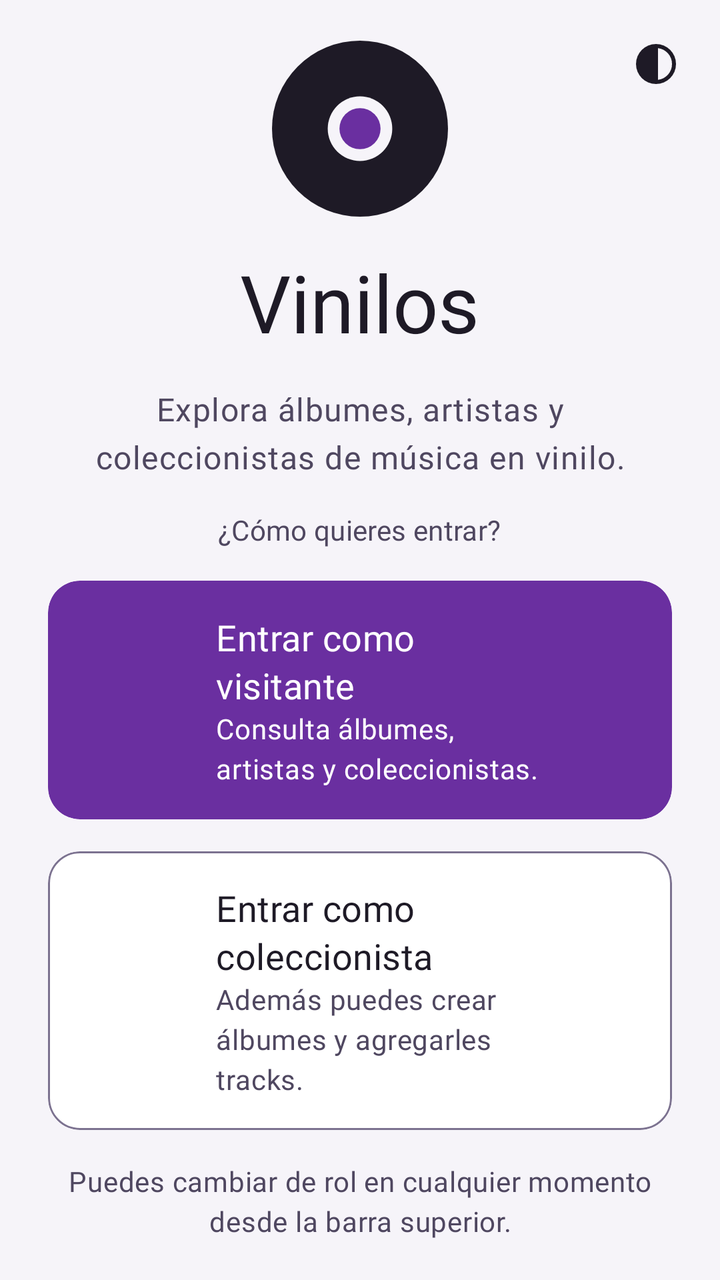
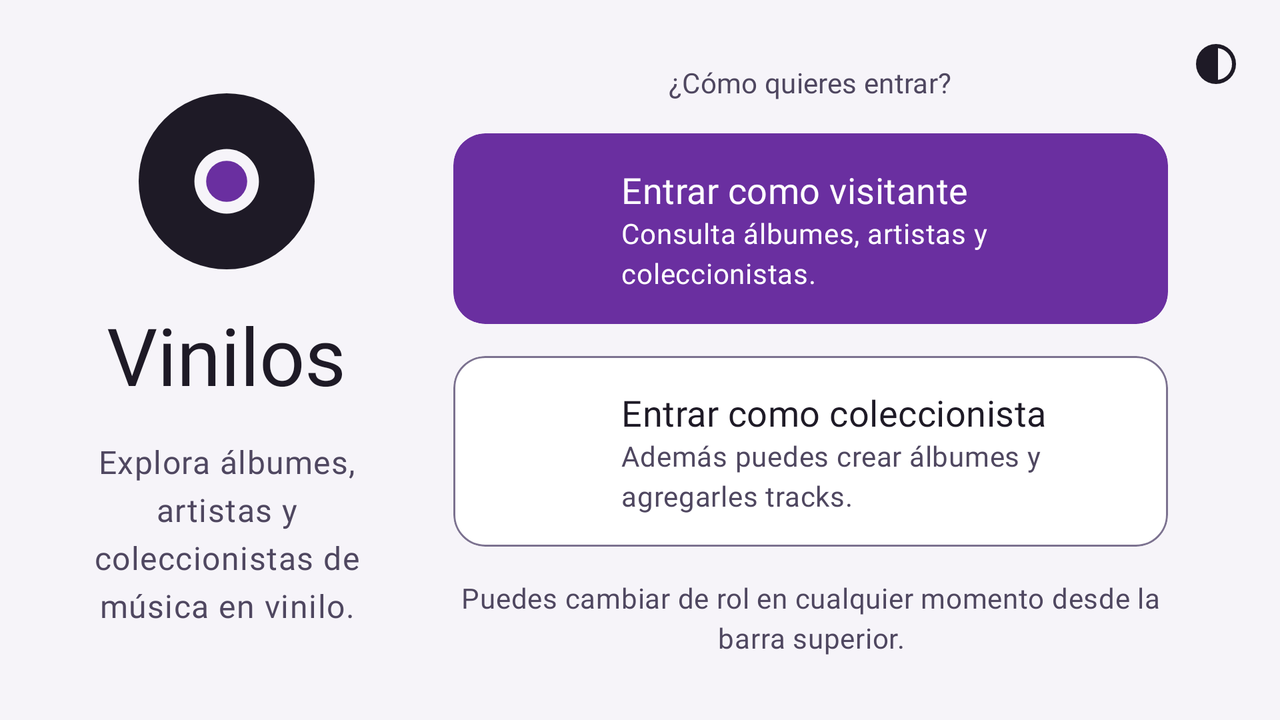

One screen, two layout resources from the same app: the default and the repository's alternative for another configuration. Each is rendered where Android would select it; the XML of both is given below.
<!-- AndroidManifest.xml: application theme Theme.Vinilos -->
<!-- res/layout/fragment_role_select.xml -->
<?xml version="1.0" encoding="utf-8"?>
<ScrollView xmlns:android="http://schemas.android.com/apk/res/android"
    xmlns:app="http://schemas.android.com/apk/res-auto"
    android:layout_width="match_parent"
    android:layout_height="match_parent"
    android:fillViewport="true">

    <androidx.constraintlayout.widget.ConstraintLayout
        android:layout_width="match_parent"
        android:layout_height="wrap_content">

        <LinearLayout
            android:layout_width="0dp"
            android:layout_height="wrap_content"
            android:orientation="vertical"
            android:paddingHorizontal="24dp"
            android:paddingVertical="@dimen/role_select_padding_vertical"
            app:layout_constraintBottom_toBottomOf="parent"
            app:layout_constraintEnd_toEndOf="parent"
            app:layout_constraintStart_toStartOf="parent"
            app:layout_constraintTop_toTopOf="parent"
            app:layout_constraintWidth_max="528dp">

            <include layout="@layout/view_role_brand" />

            <include
                android:id="@+id/actions"
                layout="@layout/view_role_actions"
                android:layout_width="match_parent"
                android:layout_height="wrap_content"
                android:layout_marginTop="@dimen/role_select_block_gap" />
        </LinearLayout>

        <ImageButton
            android:id="@+id/themeModeButton"
            android:layout_width="48dp"
            android:layout_height="48dp"
            android:layout_margin="8dp"
            android:background="?attr/selectableItemBackgroundBorderless"
            android:contentDescription="@string/theme_mode_header"
            android:src="@drawable/ic_contrast"
            app:layout_constraintEnd_toEndOf="parent"
            app:layout_constraintTop_toTopOf="parent"
            app:tint="@color/md_on_surface" />
    </androidx.constraintlayout.widget.ConstraintLayout>
</ScrollView>
<!-- res/layout/view_role_brand.xml (included above) -->
<?xml version="1.0" encoding="utf-8"?>
<LinearLayout xmlns:android="http://schemas.android.com/apk/res/android"
    android:layout_width="match_parent"
    android:layout_height="wrap_content"
    android:gravity="center_horizontal"
    android:orientation="vertical">

    <ImageView
        android:layout_width="@dimen/role_select_logo"
        android:layout_height="@dimen/role_select_logo"
        android:contentDescription="@string/cd_logo"
        android:src="@drawable/ic_vinilos_logo" />

    <TextView
        android:layout_width="wrap_content"
        android:layout_height="wrap_content"
        android:layout_marginTop="16dp"
        android:text="@string/app_name"
        android:textAppearance="?attr/textAppearanceDisplaySmall" />

    <TextView
        android:layout_width="wrap_content"
        android:layout_height="wrap_content"
        android:layout_marginTop="16dp"
        android:gravity="center"
        android:maxWidth="300dp"
        android:text="@string/role_select_tagline"
        android:textAppearance="?attr/textAppearanceBodyLarge"
        android:textColor="@color/md_on_surface_variant" />
</LinearLayout>
<!-- res/layout/view_role_actions.xml (included above) -->
<?xml version="1.0" encoding="utf-8"?>
<LinearLayout xmlns:android="http://schemas.android.com/apk/res/android"
    xmlns:app="http://schemas.android.com/apk/res-auto"
    android:layout_width="match_parent"
    android:layout_height="wrap_content"
    android:gravity="center_horizontal"
    android:orientation="vertical">

    <TextView
        android:layout_width="wrap_content"
        android:layout_height="wrap_content"
        android:gravity="center"
        android:text="@string/role_select_question"
        android:textAppearance="?attr/textAppearanceLabelLarge"
        android:textColor="@color/md_on_surface_variant" />

    <com.google.android.material.card.MaterialCardView
        android:id="@+id/visitorButton"
        style="@style/Widget.Vinilos.RoleButton"
        app:cardBackgroundColor="@color/md_primary"
        app:strokeWidth="0dp">

        <LinearLayout style="@style/Widget.Vinilos.RoleButton.Content">

            <ImageView
                style="@style/Widget.Vinilos.RoleButton.Icon"
                android:background="@drawable/bg_circle_white_18"
                android:importantForAccessibility="no"
                android:src="@drawable/ic_person"
                app:tint="@color/md_on_primary" />

            <LinearLayout style="@style/Widget.Vinilos.RoleButton.Texts">

                <TextView
                    android:layout_width="wrap_content"
                    android:layout_height="wrap_content"
                    android:text="@string/role_visitor_enter"
                    android:textAppearance="?attr/textAppearanceTitleMedium"
                    android:textColor="@color/md_on_primary" />

                <TextView
                    android:layout_width="wrap_content"
                    android:layout_height="wrap_content"
                    android:text="@string/role_visitor_enter_desc"
                    android:textAppearance="?attr/textAppearanceBodyMedium"
                    android:textColor="@color/md_on_primary" />
            </LinearLayout>

            <ImageView
                style="@style/Widget.Vinilos.RoleButton.Chevron"
                android:importantForAccessibility="no"
                app:tint="@color/md_on_primary" />
        </LinearLayout>
    </com.google.android.material.card.MaterialCardView>

    <com.google.android.material.card.MaterialCardView
        android:id="@+id/collectorButton"
        style="@style/Widget.Vinilos.RoleButton"
        app:cardBackgroundColor="@color/md_surface_container_lowest"
        app:strokeColor="@color/md_outline"
        app:strokeWidth="1dp">

        <LinearLayout style="@style/Widget.Vinilos.RoleButton.Content">

            <ImageView
                style="@style/Widget.Vinilos.RoleButton.Icon"
                android:background="@drawable/bg_circle_primary_container"
                android:importantForAccessibility="no"
                android:src="@drawable/ic_album"
                app:tint="@color/md_on_primary_container" />

            <LinearLayout style="@style/Widget.Vinilos.RoleButton.Texts">

                <TextView
                    android:layout_width="wrap_content"
                    android:layout_height="wrap_content"
                    android:text="@string/role_collector_enter"
                    android:textAppearance="?attr/textAppearanceTitleMedium"
                    android:textColor="@color/md_on_surface" />

                <TextView
                    android:layout_width="wrap_content"
                    android:layout_height="wrap_content"
                    android:text="@string/role_collector_enter_desc"
                    android:textAppearance="?attr/textAppearanceBodyMedium"
                    android:textColor="@color/md_on_surface_variant" />
            </LinearLayout>

            <ImageView
                style="@style/Widget.Vinilos.RoleButton.Chevron"
                android:importantForAccessibility="no"
                app:tint="@color/md_on_surface" />
        </LinearLayout>
    </com.google.android.material.card.MaterialCardView>

    <TextView
        android:layout_width="wrap_content"
        android:layout_height="wrap_content"
        android:layout_marginTop="@dimen/role_select_block_gap"
        android:gravity="center"
        android:text="@string/role_select_footer"
        android:textAppearance="?attr/textAppearanceBodyMedium"
        android:textColor="@color/md_on_surface_variant" />
</LinearLayout>
<!-- resources referenced by this layout -->
<resources>
  <color name="md_on_primary">#FFFFFF</color>
  <color name="md_on_primary_container">#2E0A52</color>
  <color name="md_on_surface">#1E1A26</color>
  <color name="md_on_surface_variant">#4F4760</color>
  <color name="md_outline">#7C7290</color>
  <color name="md_primary">#6A2FA0</color>
  <color name="md_surface_container_lowest">#FFFFFF</color>
  <dimen name="role_select_block_gap">16dp</dimen>
  <dimen name="role_select_logo">88dp</dimen>
  <dimen name="role_select_padding_vertical">8dp</dimen>
  <string name="app_name">Vinilos</string>
  <string name="cd_logo">Logotipo de Vinilos: un disco de vinilo</string>
  <string name="role_collector_enter">Entrar como coleccionista</string>
  <string name="role_collector_enter_desc">Además puedes crear álbumes y agregarles tracks.</string>
  <string name="role_select_footer">Puedes cambiar de rol en cualquier momento desde la barra superior.</string>
  <string name="role_select_question">¿Cómo quieres entrar?</string>
  <string name="role_select_tagline">Explora álbumes, artistas y coleccionistas de música en vinilo.</string>
  <string name="role_visitor_enter">Entrar como visitante</string>
  <string name="role_visitor_enter_desc">Consulta álbumes, artistas y coleccionistas.</string>
  <string name="theme_mode_header">Tema</string>
  <style name="Widget.Vinilos.RoleButton.Chevron" parent="">
          <item name="android:layout_width">24dp</item>
          <item name="android:layout_height">24dp</item>
          <item name="android:src">@drawable/ic_chevron_right</item>
      </style>
  <style name="Widget.Vinilos.RoleButton.Icon" parent="">
          <item name="android:layout_width">48dp</item>
          <item name="android:layout_height">48dp</item>
          <item name="android:padding">12dp</item>
      </style>
  <style name="Theme.Vinilos" parent="Base.Theme.Vinilos" />
  <color name="md_background">#F6F4F9</color>
  <color name="md_primary_container">#D5B9F5</color>
  <color name="md_inverse_primary">#CDA8FF</color>
  <color name="md_secondary">#625B71</color>
  <color name="md_on_secondary">#FFFFFF</color>
  <color name="md_secondary_container">#E8DEF8</color>
  <color name="md_on_secondary_container">#1D192B</color>
  <color name="md_tertiary">#C2410C</color>
  <color name="md_on_tertiary">#FFFFFF</color>
  <color name="md_on_background">#1E1A26</color>
  <color name="md_surface">#F6F4F9</color>
  <color name="md_surface_variant">#E4DDEE</color>
  <color name="md_surface_container">#ECE7F3</color>
  <color name="md_surface_container_high">#F7F3FC</color>
  <color name="md_outline_variant">#DED7E8</color>
  <color name="md_error">#B3261E</color>
  <color name="md_on_error">#FFFFFF</color>
  <color name="md_error_container">#F9DEDC</color>
  <color name="md_on_error_container">#410E0B</color>
  <color name="md_inverse_surface">#2A2335</color>
  <color name="md_inverse_on_surface">#F3EDFA</color>
  <style name="TextAppearance.Vinilos.TitleSmall" parent="TextAppearance.Material3.TitleSmall">
          <item name="android:fontFamily">@font/roboto_medium</item>
          <item name="fontFamily">@font/roboto_medium</item>
      </style>
  <style name="TextAppearance.Vinilos.BodySmall" parent="TextAppearance.Material3.BodySmall">
          <item name="android:fontFamily">@font/roboto_regular</item>
          <item name="fontFamily">@font/roboto_regular</item>
      </style>
  <style name="Widget.Vinilos.Snackbar" parent="Widget.Material3.Snackbar">
          <item name="android:layout_margin">16dp</item>
      </style>
  <style name="Widget.Vinilos.BottomNavigation.ActiveIndicator" parent="Widget.Material3.BottomNavigationView.ActiveIndicator">
          <item name="android:color">@color/md_primary_container</item>
      </style>
  <style name="TextAppearance.Vinilos.LabelMedium.Bold">
          <item name="android:fontFamily">@font/roboto_bold</item>
          <item name="fontFamily">@font/roboto_bold</item>
      </style>
  <!-- some entries are left out for length -->
</resources>
<!-- res/layout-land/fragment_role_select.xml (the repository's variant of the layout above) -->
<!-- drawn on the phone turned sideways -->
<?xml version="1.0" encoding="utf-8"?>
<ScrollView xmlns:android="http://schemas.android.com/apk/res/android"
    xmlns:app="http://schemas.android.com/apk/res-auto"
    android:layout_width="match_parent"
    android:layout_height="match_parent"
    android:fillViewport="true">

    <androidx.constraintlayout.widget.ConstraintLayout
        android:layout_width="match_parent"
        android:layout_height="wrap_content"
        android:paddingVertical="8dp">

        <include
            android:id="@+id/brand"
            layout="@layout/view_role_brand"
            android:layout_width="0dp"
            android:layout_height="wrap_content"
            android:layout_marginStart="24dp"
            app:layout_constraintBottom_toBottomOf="parent"
            app:layout_constraintEnd_toStartOf="@id/actions"
            app:layout_constraintHorizontal_chainStyle="packed"
            app:layout_constraintHorizontal_weight="1"
            app:layout_constraintStart_toStartOf="parent"
            app:layout_constraintTop_toTopOf="parent"
            app:layout_constraintWidth_max="300dp" />

        <include
            android:id="@+id/actions"
            layout="@layout/view_role_actions"
            android:layout_width="0dp"
            android:layout_height="wrap_content"
            android:layout_marginStart="24dp"
            android:layout_marginEnd="56dp"
            app:layout_constraintBottom_toBottomOf="parent"
            app:layout_constraintEnd_toEndOf="parent"
            app:layout_constraintHorizontal_weight="2"
            app:layout_constraintStart_toEndOf="@id/brand"
            app:layout_constraintTop_toTopOf="parent"
            app:layout_constraintWidth_max="400dp" />

        <ImageButton
            android:id="@+id/themeModeButton"
            android:layout_width="48dp"
            android:layout_height="48dp"
            android:layout_marginEnd="8dp"
            android:background="?attr/selectableItemBackgroundBorderless"
            android:contentDescription="@string/theme_mode_header"
            android:src="@drawable/ic_contrast"
            app:layout_constraintEnd_toEndOf="parent"
            app:layout_constraintTop_toTopOf="parent"
            app:tint="@color/md_on_surface" />
    </androidx.constraintlayout.widget.ConstraintLayout>
</ScrollView>
<!-- resources referenced by the variant -->
<!-- as the phone turned sideways resolves them -->
<resources>
  <color name="md_on_primary">#FFFFFF</color>
  <color name="md_on_primary_container">#2E0A52</color>
  <color name="md_on_surface">#1E1A26</color>
  <color name="md_on_surface_variant">#4F4760</color>
  <color name="md_outline">#7C7290</color>
  <color name="md_primary">#6A2FA0</color>
  <color name="md_surface_container_lowest">#FFFFFF</color>
  <dimen name="role_select_block_gap">16dp</dimen>
  <dimen name="role_select_logo">88dp</dimen>
  <string name="app_name">Vinilos</string>
  <string name="cd_logo">Logotipo de Vinilos: un disco de vinilo</string>
  <string name="role_collector_enter">Entrar como coleccionista</string>
  <string name="role_collector_enter_desc">Además puedes crear álbumes y agregarles tracks.</string>
  <string name="role_select_footer">Puedes cambiar de rol en cualquier momento desde la barra superior.</string>
  <string name="role_select_question">¿Cómo quieres entrar?</string>
  <string name="role_select_tagline">Explora álbumes, artistas y coleccionistas de música en vinilo.</string>
  <string name="role_visitor_enter">Entrar como visitante</string>
  <string name="role_visitor_enter_desc">Consulta álbumes, artistas y coleccionistas.</string>
  <string name="theme_mode_header">Tema</string>
  <style name="Widget.Vinilos.RoleButton.Chevron" parent="">
          <item name="android:layout_width">24dp</item>
          <item name="android:layout_height">24dp</item>
          <item name="android:src">@drawable/ic_chevron_right</item>
      </style>
  <style name="Widget.Vinilos.RoleButton.Icon" parent="">
          <item name="android:layout_width">48dp</item>
          <item name="android:layout_height">48dp</item>
          <item name="android:padding">12dp</item>
      </style>
  <style name="Theme.Vinilos" parent="Base.Theme.Vinilos" />
  <color name="md_background">#F6F4F9</color>
  <color name="md_primary_container">#D5B9F5</color>
  <color name="md_inverse_primary">#CDA8FF</color>
  <color name="md_secondary">#625B71</color>
  <color name="md_on_secondary">#FFFFFF</color>
  <color name="md_secondary_container">#E8DEF8</color>
  <color name="md_on_secondary_container">#1D192B</color>
  <color name="md_tertiary">#C2410C</color>
  <color name="md_on_tertiary">#FFFFFF</color>
  <color name="md_on_background">#1E1A26</color>
  <color name="md_surface">#F6F4F9</color>
  <color name="md_surface_variant">#E4DDEE</color>
  <color name="md_surface_container">#ECE7F3</color>
  <color name="md_surface_container_high">#F7F3FC</color>
  <color name="md_outline_variant">#DED7E8</color>
  <color name="md_error">#B3261E</color>
  <color name="md_on_error">#FFFFFF</color>
  <color name="md_error_container">#F9DEDC</color>
  <color name="md_on_error_container">#410E0B</color>
  <color name="md_inverse_surface">#2A2335</color>
  <color name="md_inverse_on_surface">#F3EDFA</color>
  <style name="TextAppearance.Vinilos.TitleSmall" parent="TextAppearance.Material3.TitleSmall">
          <item name="android:fontFamily">@font/roboto_medium</item>
          <item name="fontFamily">@font/roboto_medium</item>
      </style>
  <style name="TextAppearance.Vinilos.BodySmall" parent="TextAppearance.Material3.BodySmall">
          <item name="android:fontFamily">@font/roboto_regular</item>
          <item name="fontFamily">@font/roboto_regular</item>
      </style>
  <style name="Widget.Vinilos.Snackbar" parent="Widget.Material3.Snackbar">
          <item name="android:layout_margin">16dp</item>
      </style>
  <style name="Widget.Vinilos.BottomNavigation.ActiveIndicator" parent="Widget.Material3.BottomNavigationView.ActiveIndicator">
          <item name="android:color">@color/md_primary_container</item>
      </style>
  <style name="TextAppearance.Vinilos.LabelMedium.Bold">
          <item name="android:fontFamily">@font/roboto_bold</item>
          <item name="fontFamily">@font/roboto_bold</item>
      </style>
  <!-- some entries are left out for length -->
</resources>
